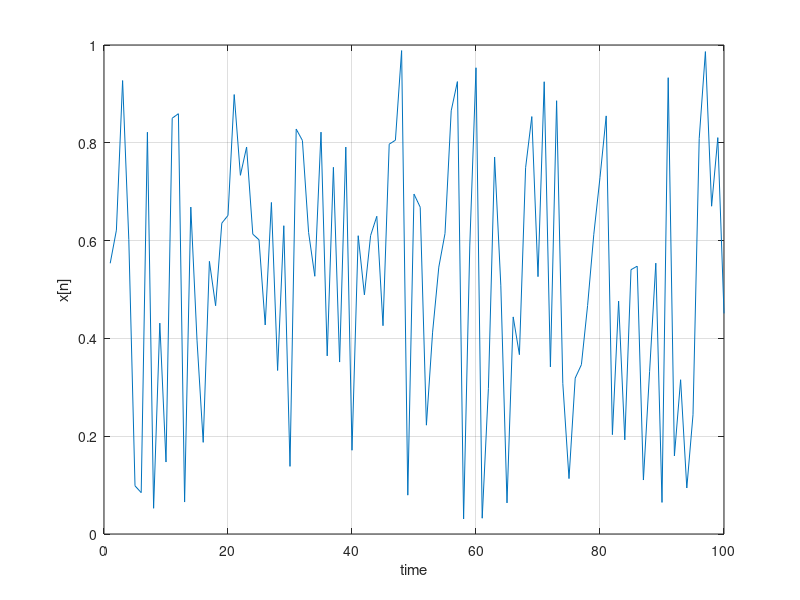
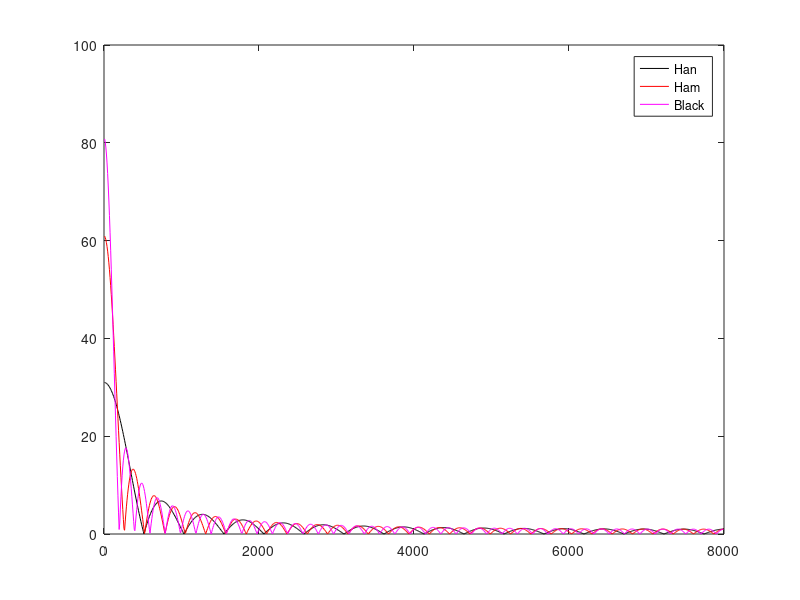
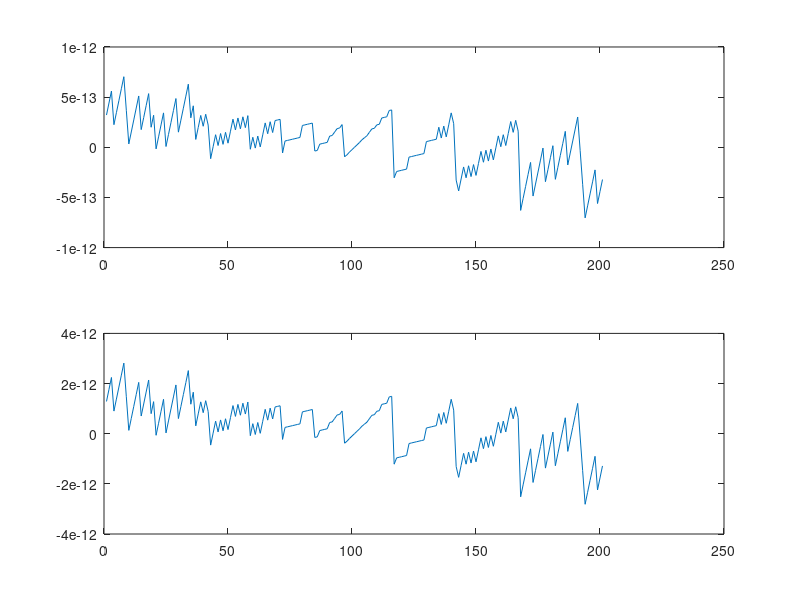
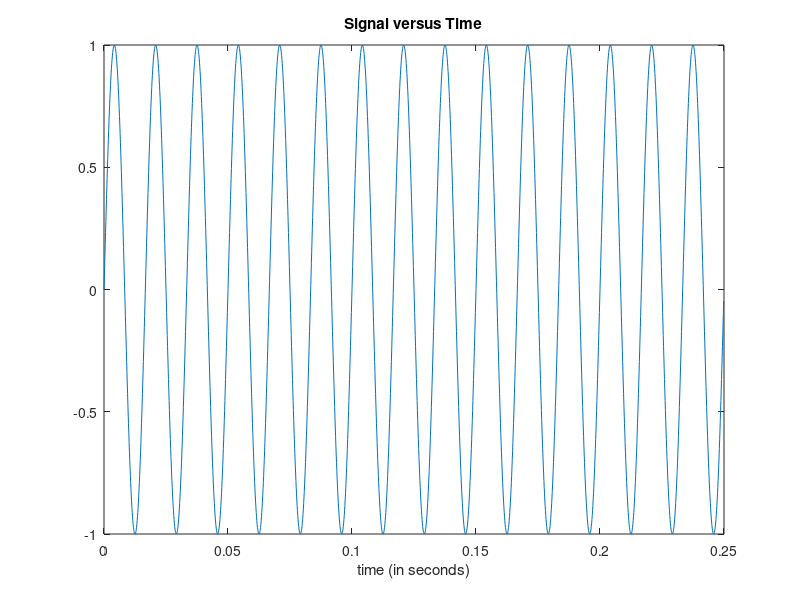

The MATLAB source for these figures, in order: (Note: this script raises an error after producing the figures.)
% Random workout
% delta:            n = [n1:n2]; x = [(n-n0) == 0];
% unit step:        n = [n1:n2]; x = [(n-n0) >= 0];
% real expo:        n = [n1:n2]; x = (0.9).^n;
% ramp signal:      n = [n1:n2]; x = [n.*((n-n0)>=n0)];
% complex exp:      n = [0:1000]; x = exp((2+2*pi*1000j)*n);
% sinusoidal:       n = [0:100]; x = 3*cos(0.5*pi*n)+2*sin(2*pi*80*pi*n);
% random noise:     rand(1,N) and randn(1,N); (random and normally distributed)
% ---------------------------------------------------------------------------
close all; clear
% lim=1000;
% n1=-lim;n2=lim;n0=0;
% n = [0:100]; 
N=100; x = rand(1,N);
figure
plot(x);hold on; grid
xlabel('time')
ylabel('x[n]')
% title('Representation of complex exponential signal')

%%
% dft_points = 2048;
% % [res, fr] = freqz([1], [1,-4,6,-4,1], dft_points);  % ZF resonator
% [res, fr] = freqz([1], [1,-4,6,-4,1], dft_points);  % ZF resonator
% % [res, fr] = freqz([1, -1], [1], dft_points);
% 
% figure
% plot(fr*sampling_freq/(2*pi), abs(res))
fs=16000;
N=2048;
freq=(0:N/2-1)*(fs/N);
w = 2*pi*freq/fs;
% M=31;
M1=31;
M2=61;
M3=81;
W_Mag1 = abs(sin(w*M1/2))./abs(sin(w/2));
W_Mag2 = abs(sin(w*M2/2))./abs(sin(w/2));
W_Mag3 = abs(sin(w*M3/2))./abs(sin(w/2));
T_Mag1 = hann(M1);
T_Mag2 = hamming(M1);
T_Mag3 = blackman(M1);
figure
plot(freq, W_Mag1, 'k'); hold on
plot(freq, W_Mag2, 'r'); hold on
plot(freq, W_Mag3, 'm');
% plot(abs(fft(T_Mag1, N)/max(abs(fft(T_Mag1, N)))), 'k'); hold on
% plot(abs(fft(T_Mag2, N)/max(abs(fft(T_Mag2, N)))), 'r'); hold on
% plot(abs(fft(T_Mag3, N)/max(abs(fft(T_Mag3, N)))), 'm');
legend('Han', 'Ham', 'Black')
%%
x = 0.91 +0.27i;
abs(x)
angle(x)*180/pi
sqrt(0.91^2+0.27^2)
180/pi*(atan(0.27/0.91))
tan(0.27/0.91)
%%

t = (-1:0.01:1)';
% unitstep = t>=0;
% f=abs(fft(unitstep, 2048));
% figure;
% plot(freq, f(1:N/2)/max(f));
w1=500*2*pi;
w2=2000*2*pi;
x1 = sin(t*w1);
x2 = sin(t*w2);

figure;
subplot(2,1,1)
plot(x1)
subplot(2,1,2)
plot(x2)



   %%Time specifications:
   Fs = 8000;                   % samples per second
   dt = 1/Fs;                   % seconds per sample
   StopTime = 0.25;             % seconds
   t = (0:dt:StopTime-dt)';     % seconds
   %%Sine wave:
   Fc = 60;                     % hertz
   Fc2 = 350;                     % hertz
   x = sin(2*pi*Fc*t);
   y = cos(2*pi*Fc2*t);
   % Plot the signal versus time:
   figure;
   plot(t,x);
   xlabel('time (in seconds)');
   title('Signal versus Time');
   zoom xon;


z = x+y;

   
f1=abs(fft(y, 2048));
figure;
plot(freq, f1(1:N/2));
   
   
   
   

w1c=750;
rO = 0.9;

w2c=3500;
rO_2 = 0.9;

sampling_freq = 8000; % (in Hz) samplingfrequency
central_freq = w1c; % (in Hz) central frequency of resonator
% rO = exp(-pi*(w1h-w1l)*1/sampling_freq); %Bandwidth of the resonator
% rO = 0.99; %Bandwidth of the resonator
dft_points = 2048; % resolution of the filter


radian_freq = (central_freq/sampling_freq)*2*pi; % normalized central freq
poly_Num = [1]; % numerator polynomial 
poly_Den = [1 -2*rO*cos(radian_freq) rO.^2]; % denominator polynomial 
[resonator_response, freq_axis] = freqz(poly_Num,poly_Den,dft_points); % generating filter response
[anti_resonator_response, ~] = freqz(poly_Den,poly_Num,dft_points); % generating filter response

%%%%%%%%%% FOR MORE RESONATORS 
central_freq_2 = w2c; % (in Hz) central frequency of resonator
% rO_2 = exp(-pi*(w2h-w2l)*1/sampling_freq); %Bandwidth of the resonator
% rO_2 = 0.9;
radian_freq_2 = (central_freq_2/sampling_freq)*2*pi; % normalized central freq
poly_Num_2 = [1]; % numerator polynomial 
poly_Den_2 = [1 -2*rO_2*cos(radian_freq_2) rO_2.^2]; % denominator polynomial 
[resonator_response_2, ~] = freqz(poly_Num_2,poly_Den_2,dft_points); % generating filter response
[anti_resonator_response_2, ~] = freqz(poly_Den_2,poly_Num_2,dft_points); % generating filter response
figure
plot(freq_axis*sampling_freq/(2*pi), abs(resonator_response),'k','LineWidth',2);grid; 
figure
plot(freq_axis*sampling_freq/(2*pi), abs(resonator_response_2),'k','LineWidth',2);grid; 

%Parallel
y1_par = filter(poly_Num, poly_Den, unitstep);
f1_par_F = abs(fft(y1_par, 2048));
figure;
plot(freq, f1_par_F(1:N/2)/max(f1_par_F));

y2_par = filter(poly_Num_2, poly_Den_2, unitstep);
f2_par_F = abs(fft(y2_par, 2048));
figure;
plot(freq, f2_par_F(1:N/2)/max(f2_par_F));

y = y1_par+y2_par;
y_par_F = abs(fft(y, 2048));
figure;
plot(freq, y_par_F(1:N/2)/max(y_par_F));

% Cas

y1_cas = filter(poly_Num, poly_Den, unitstep);
f1_cas_F = abs(fft(y1_cas, 2048));
figure;
plot(freq, f1_cas_F(1:N/2));

y2_cas = filter(poly_Num_2, poly_Den_2, y1_cas);
f2_cas_F = abs(fft(y2_cas, 2048));
figure;
plot(freq, f2_cas_F(1:N/2));

y = y1_par+y2_par;
y_par_F = abs(fft(y, 2048));
figure;
plot(freq, y_par_F(1:N/2)/max(y_par_F));

%%

[x, fs]=audioread('/idiap/home/ssharma/Shivam/Workstation/Work/Experiments/Codes/PitchAnalysis/Codes/Voice_Sample_Exp4_183 ms.wav');
figure;
plot([1:length(x)]/fs, x)

shift=0.030*fs;
x1 = x(0.0045*fs:0.0045*fs+shift);
f1 = abs(fft(x1, 2048));
freq = [1:1024]*fs/2048;
figure
plot(freq, f1(1:1024));

figure;
plot([1:length(x1)]/fs, x1)


y1_par = filter(poly_Num, poly_Den, x1);
f1_par_F = abs(fft(y1_par, 2048));
figure;
plot(freq, f1_par_F(1:N/2));

y2_par = filter(poly_Num_2, poly_Den_2, x1);
f2_par_F = abs(fft(y2_par, 2048));
figure;
plot(freq, f2_par_F(1:N/2));

% Parallel
y_par = y1_par+y2_par;
f_par = abs(fft(y_par, 2048));
figure
plot(freq, f_par(1:1024));
title('F_Par')

[resonator_response, freq_axis] = freqz(poly_Num,poly_Den,dft_points); % generating filter response



% Cascade

y_cas1 = filter(poly_Num, poly_Den, x1);
y_cas2 = filter(poly_Num_2, poly_Den_2, y_cas1);
f_cas = abs(fft(y_cas2, 2048));
figure
plot(freq, f_cas(1:1024));
title('F_Cas')

